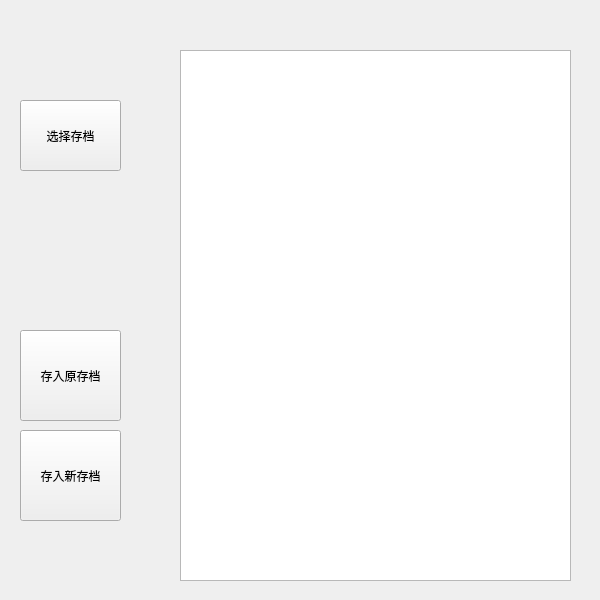
<?xml version="1.0" encoding="UTF-8"?>
<ui version="4.0">
 <class>Form</class>
 <widget class="QWidget" name="Form">
  <property name="geometry">
   <rect>
    <x>0</x>
    <y>0</y>
    <width>600</width>
    <height>600</height>
   </rect>
  </property>
  <property name="windowTitle">
   <string>Form</string>
  </property>
  <widget class="QPushButton" name="pushButton_2">
   <property name="geometry">
    <rect>
     <x>20</x>
     <y>330</y>
     <width>101</width>
     <height>91</height>
    </rect>
   </property>
   <property name="text">
    <string>存入原存档</string>
   </property>
  </widget>
  <widget class="QTextEdit" name="textEdit">
   <property name="geometry">
    <rect>
     <x>180</x>
     <y>50</y>
     <width>391</width>
     <height>531</height>
    </rect>
   </property>
  </widget>
  <widget class="QPushButton" name="pushButton">
   <property name="geometry">
    <rect>
     <x>20</x>
     <y>100</y>
     <width>101</width>
     <height>71</height>
    </rect>
   </property>
   <property name="text">
    <string>选择存档</string>
   </property>
  </widget>
  <widget class="QPushButton" name="pushButton_3">
   <property name="geometry">
    <rect>
     <x>20</x>
     <y>430</y>
     <width>101</width>
     <height>91</height>
    </rect>
   </property>
   <property name="text">
    <string>存入新存档</string>
   </property>
  </widget>
 </widget>
 <resources/>
 <connections/>
</ui>
